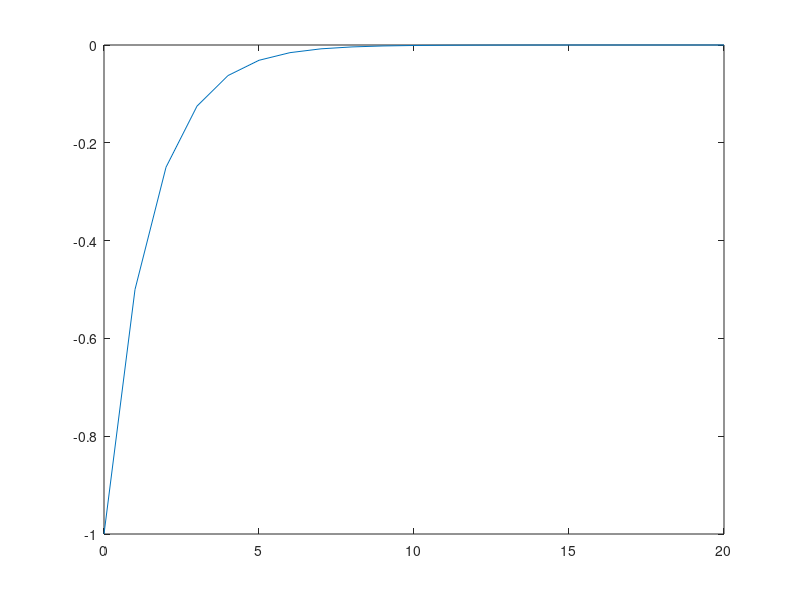

The MATLAB script that drew this image:
% ECE 8 Lecture 15
close all;
clear all;

% Declarations 

% IC
x0 = -1; 
x(1) = x0; 

% to find N we want 10s/Delta
delta = 0.5;
tmax = 10;
N = tmax/delta; 


for i = 1:N
    x(i+1) = 0.5*x(i);
end

k = 0;
for i = 1:N
    k(i+1) = k(i) + 1;
end 


plot(k,x)

